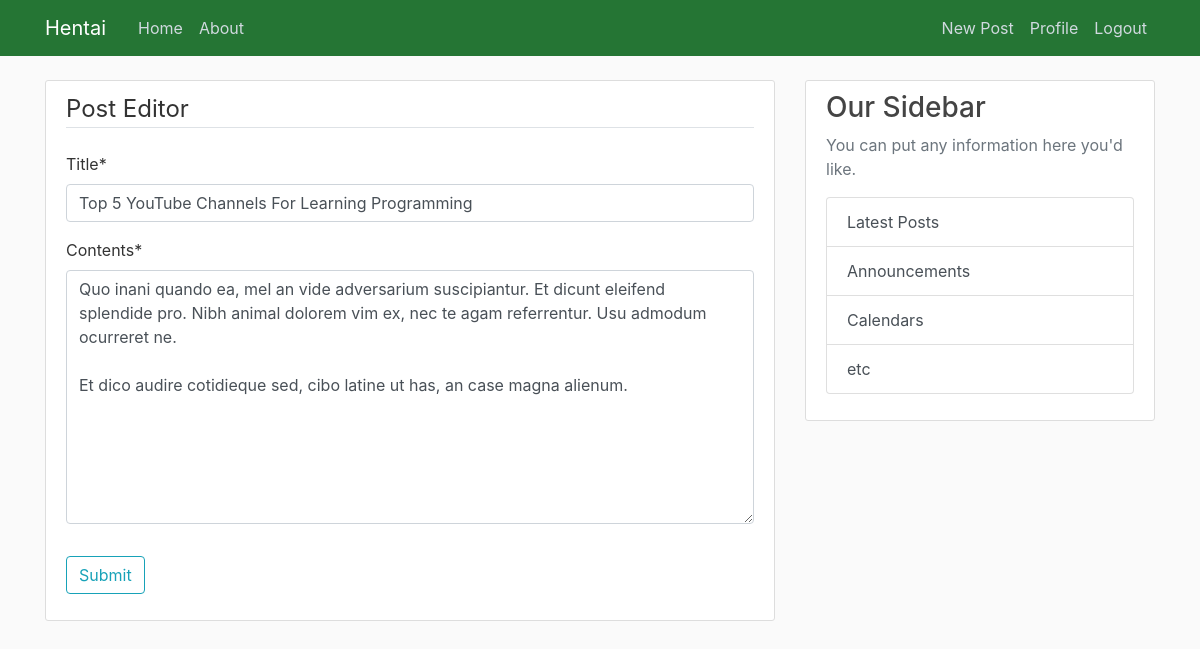
/post/47/edit (signed in), run on the app's committed database.
### blog/models.py (models this page shows, shortened)
class Post(models.Model):
    title = models.CharField(max_length=100)
    contents = models.TextField()
    date_posted = models.DateTimeField(default = timezone.now)
    author = models.ForeignKey(User, on_delete = models.CASCADE)

### blog/views.py (the view)
@login_required(redirect_field_name='login')
def post_edit(request,pk):
    post = Post.objects.filter(pk=pk).first()
    previous_title = Post.objects.get(pk=pk).title
    if post.author == request.user:
        if request.method == 'POST':
            form = PostEditForm(request.POST,instance=post)
            if form.is_valid():
                form.save()
                messages.success(request,f"Post \'{previous_title}\' got changed!")
                return redirect('post-detail',post.pk)
            else:
                messages.warning(request,f"Error in editing the form!")
                return redirect('post-detail',post.pk)
        else:
            form = PostEditForm(instance=post)
        return render(request,"blog/post_edit_form.html",{'form':form})
    else:
        messages.warning(request,f"No permission to change this post")
        return redirect('post-detail',pk=post.pk)

### blog/forms.py
class PostEditForm(forms.ModelForm):
    class Meta:
        model = Post
        fields = ["title","contents"]

### blog/templates/blog/post_edit_form.html (shortened to what this page needs)
{% extends "blog/base.html" %}
{% load crispy_forms_tags %}
{% block main %}
    <div class="content-section">
        <form method="POST">
            <fieldset class="form-group">
                <legend class="border-bottom mb-4">Post Editor</legend>
                {{ form|crispy }}
            </fieldset>
            <div class="form-group">
                <button class="btn btn-outline-info" type="submit">Submit</button>
            </div>
        </form>
    </div>
{% endblock main %}

### blog/static/blog/main.css (style rules this page uses)
body { background: #fafafa; color: #333333; margin-top: 5rem; }
.content-section { background: #ffffff; padding: 10px 20px; border: 1px solid #dddddd; border-radius: 3px; margin-bottom: 20px; }

### data on the page
Post: title "Top 5 YouTube Channels For Learning Programming", contents "Quo inani quando ea, mel an vide adversarium suscipiantur. Et dicunt eleifend splendide pro. Nibh animal dolorem vim ex, nec te agam referrentur. Usu admodum ocurreret ne. Et dico audire cotidieque sed, cibo latine ut has, an case magna alienum."
